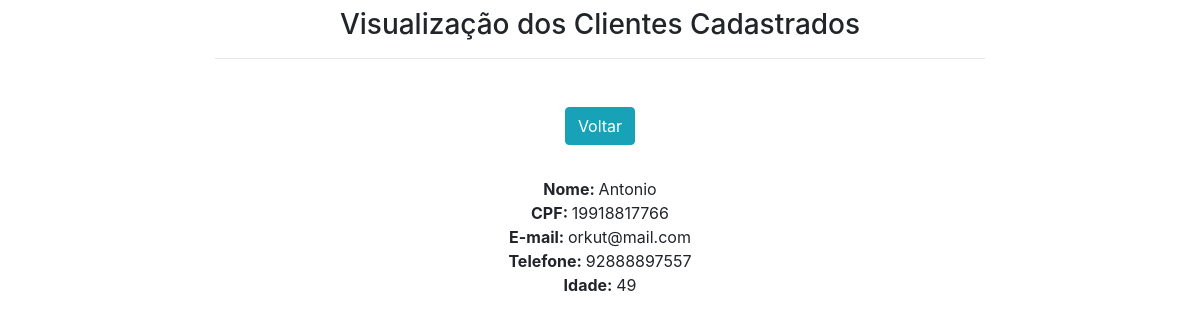
Screenshot of /view/1/ with the database file from the repository.
### locadora/models.py (models this page shows, shortened)
class Cliente(models.Model):
    nome = models.CharField(max_length=80, verbose_name="Nome")
    CPF = models.CharField(max_length=20)
    email = models.EmailField(max_length=20,verbose_name="E-mail")
    telefone = models.CharField(max_length=20)
    idade = models.IntegerField()

### locadora/views.py (the view)
# urls.py: path('view/<int:pk>/', view, name='view'),
def view(request, pk):
    data = {}
    data['db'] = Cliente.objects.get(pk=pk)
    return render(request, 'view.html', data)

### locadora/templates/view.html (shortened to what this page needs)
<!DOCTYPE html>
<html lang=pt-br>
<head>
    <link rel="stylesheet" href="https://stackpath.bootstrapcdn.com/bootstrap/4.3.1/css/bootstrap.min.css">
</head>
<body>
    <div class="col-8 m-auto pt-2 pb-2 text-center">
        <h3>Visualização dos Clientes Cadastrados</h3>
        <hr />
    </div>
    <div class="col-8 m-auto pt-4 pb-2 text-center">
        <a href="/listarcliente/" class="btn btn-info">Voltar</a>
    </div>
    <div class="col-8 m-auto pt-4 pb-2 text-center">
      <strong>Nome: </strong>{{db.nome}}<br>
      <strong>CPF: </strong>{{db.CPF}}<br>
      <strong>E-mail: </strong>{{db.email}}<br>
      <strong>Telefone: </strong>{{db.telefone}}<br>
      <strong>Idade: </strong>{{db.idade}}<br>
    </div>
</body>
</html>

### rows the page displays
Cliente: nome "Antonio", CPF "19918817766", email "orkut@mail.com", telefone "92888897557", idade "49"
